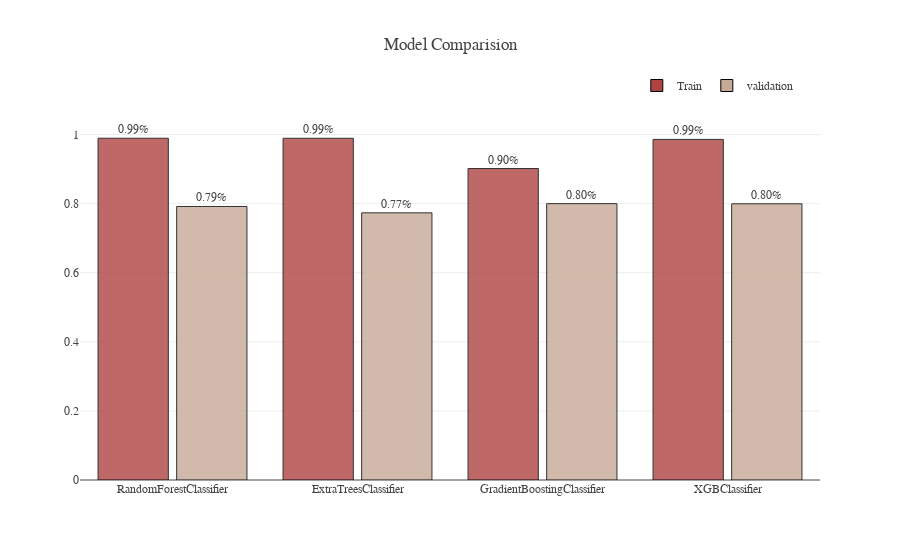

This figure's notebook cell:
### Code cell
f2=go.Figure()
models= ['RandomForestClassifier', 'ExtraTreesClassifier', 'GradientBoostingClassifier','XGBClassifier']

f2.add_trace(go.Bar(x=models, y=train_score, name='Train', text=train_score , textposition='outside',
                     texttemplate='%{text:.2f}%', width=0.38, 
                     hovertemplate='accuracy of %{x} = %{y:.2f}%<extra></extra>',
                     marker=dict(color='#AF4343', opacity=0.8)))
f2.add_trace(go.Bar(x=models, y=validation_score, name='validation', text=validation_score, textposition='outside',
                     texttemplate='%{text:.2f}%', width=0.38, 
                     hovertemplate='accuracy of %{x} = %{y:.2f}%<extra></extra>',
                     marker=dict(color='#C6AA97', opacity=0.8)))


temp = dict(layout=go.Layout(font=dict(family="Franklin Gothic", size=12)))
f2.update_traces(marker=dict(line=dict(width=1, color='#000000')))
f2.update_layout(title="Model Comparision", showlegend=True, template=temp, 
                  legend=dict(orientation="h", yanchor="bottom", y=1, xanchor="right", x=.97),
                  barmode='group', bargap=.15)
f2.update_yaxes(range=(0,1.1))

### Figure 1 — Plotly figure (JSON) as saved in the notebook; plotly's stock layout.template omitted (floating-point values rounded to 4 significant figures)
{"data": [{"hovertemplate": "accuracy of %{x} = %{y:.2f}%<extra></extra>", "marker": {"color": "#AF4343", "line": {"color": "#000000", "width": 1}, "opacity": 0.8}, "name": "Train", "text": ["0.9893617021276595", "0.9892215568862276", "0.9016120066703724", "0.9858989424206815"], "textposition": "outside", "texttemplate": "%{text:.2f}%", "type": "bar", "width": 0.38, "x": ["RandomForestClassifier", "ExtraTreesClassifier", "GradientBoostingClassifier", "XGBClassifier"], "y": [0.9894, 0.9892, 0.9016, 0.9859]}, {"hovertemplate": "accuracy of %{x} = %{y:.2f}%<extra></extra>", "marker": {"color": "#C6AA97", "line": {"color": "#000000", "width": 1}, "opacity": 0.8}, "name": "validation", "text": ["0.791762013729977", "0.7733644859813085", "0.7999999999999999", "0.7995495495495495"], "textposition": "outside", "texttemplate": "%{text:.2f}%", "type": "bar", "width": 0.38, "x": ["RandomForestClassifier", "ExtraTreesClassifier", "GradientBoostingClassifier", "XGBClassifier"], "y": [0.7918, 0.7734, 0.8, 0.7995]}], "layout": {"bargap": 0.15, "barmode": "group", "legend": {"orientation": "h", "x": 0.97, "xanchor": "right", "y": 1, "yanchor": "bottom"}, "showlegend": true, "title": {"text": "Model Comparision"}, "yaxis": {"range": [0, 1.1]}}}
